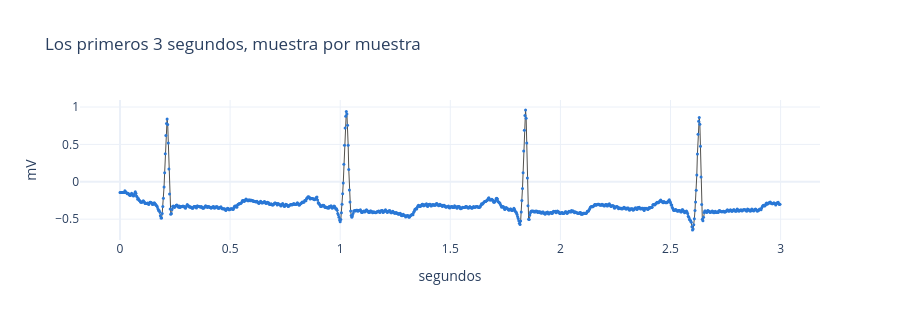

The cell this chart's notebook holds for it:
### Markdown cell above
Graficados, esos numeros dibujan el ECG. Cada punto es una muestra;
la linea solo los une. En tres segundos caben unos cuatro latidos, y
cada pico alto es el complejo QRS de uno.

### Code cell
n = 3 * fs
t = np.arange(n) / fs

fig = go.Figure(go.Scatter(x=t, y=senal[:n], mode="lines+markers",
                           line=dict(color="#52514e", width=1),
                           marker=dict(size=3, color="#2a78d6")))
fig.update_layout(title="Los primeros 3 segundos, muestra por muestra",
                  xaxis_title="segundos", yaxis_title="mV",
                  height=320, template="plotly_white",
                  showlegend=False)
fig.show()

### Figure 1 — Plotly figure (JSON) as saved in the notebook; plotly's stock layout.template omitted (floating-point values rounded to 4 significant figures; data arrays with more than 128 entries replaced by an {"elided": "..."} marker saying what was removed)
{"data": [{"line": {"color": "#52514e", "width": 1}, "marker": {"color": "#2a78d6", "size": 3}, "mode": "lines+markers", "type": "scatter", "x": {"elided": "1080 float values"}, "y": {"elided": "1080 float values"}}], "layout": {"height": 320, "showlegend": false, "title": {"text": "Los primeros 3 segundos, muestra por muestra"}, "xaxis": {"title": {"text": "segundos"}}, "yaxis": {"title": {"text": "mV"}}}}
